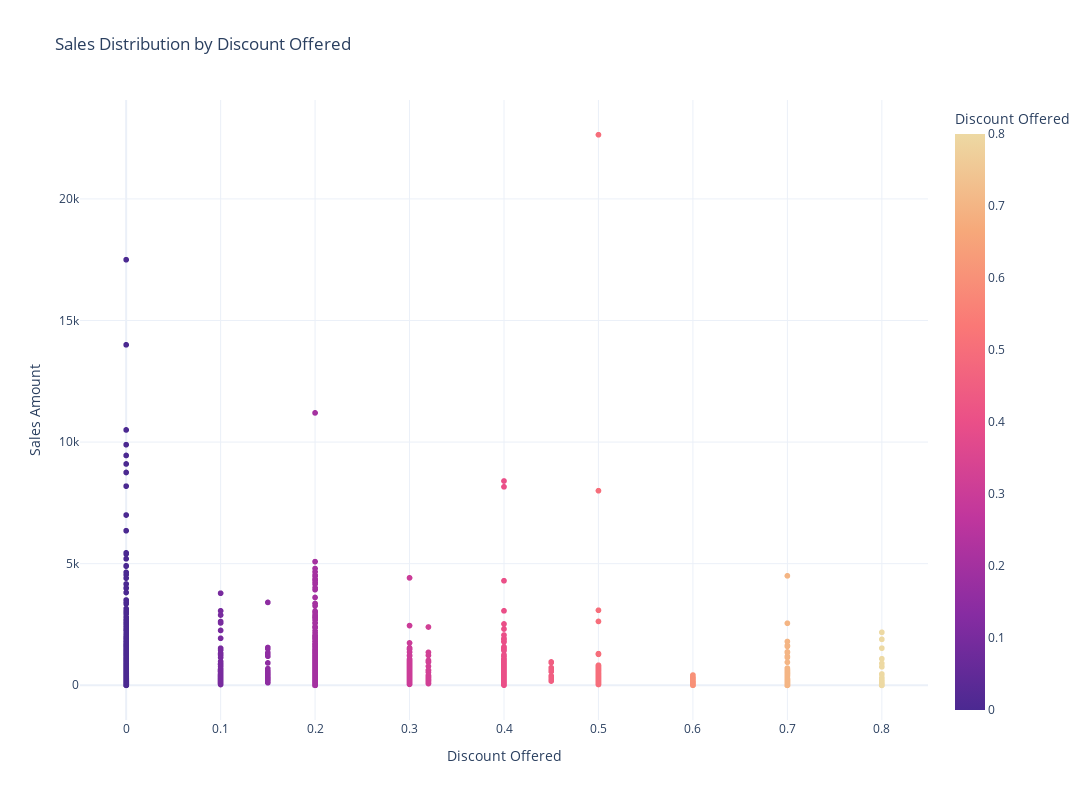

Here is the notebook cell this chart was saved with:
### Code cell
# Scatter plot: Sales vs Discount
px.scatter(df, x='Discount', y='Sales', title='Sales Distribution by Discount Offered', color='Discount', color_continuous_scale='Agsunset',
           width=1200, height=800, template='plotly_white',
           labels={'Discount':'Discount Offered', 'Sales':'Sales Amount'})

### Figure 1 — Plotly figure (JSON) as saved in the notebook; plotly's stock layout.template omitted (floating-point values rounded to 4 significant figures; data arrays with more than 128 entries replaced by an {"elided": "..."} marker saying what was removed)
{"data": [{"hovertemplate": "Discount Offered=%{marker.color}<br>Sales Amount=%{y}<extra></extra>", "legendgroup": "", "marker": {"color": {"elided": "9994 float values"}, "coloraxis": "coloraxis", "symbol": "circle"}, "mode": "markers", "name": "", "showlegend": false, "type": "scattergl", "x": {"elided": "9994 float values"}, "xaxis": "x", "y": {"elided": "9994 float values"}, "yaxis": "y"}], "layout": {"coloraxis": {"colorbar": {"title": {"text": "Discount Offered"}}, "colorscale": [[0, "rgb(75, 41, 145)"], [0.1667, "rgb(135, 44, 162)"], [0.3333, "rgb(192, 54, 157)"], [0.5, "rgb(234, 79, 136)"], [0.6667, "rgb(250, 120, 118)"], [0.8333, "rgb(246, 169, 122)"], [1, "rgb(237, 217, 163)"]]}, "height": 800, "legend": {"tracegroupgap": 0}, "title": {"text": "Sales Distribution by Discount Offered"}, "width": 1200, "xaxis": {"anchor": "y", "domain": [0, 1], "title": {"text": "Discount Offered"}}, "yaxis": {"anchor": "x", "domain": [0, 1], "title": {"text": "Sales Amount"}}}}
